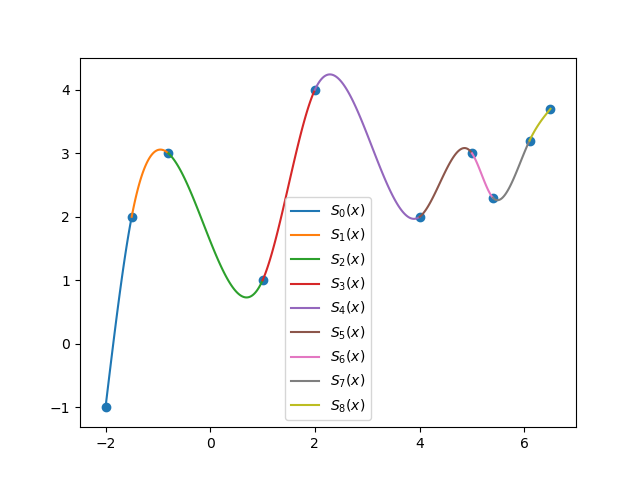

Recreate this plot in Python.
#algoritmo spline cúbico
import matplotlib.pyplot as plt
import numpy as np

def spline(x, y):
    '''
    Retorna todos os coeficientes de todos os polinomios ou seja, todos os ak, ck, dk
    '''
    n = len(x)
    a = {k: v for k, v in enumerate(y)}
    h = {k: x[k+1] - x[k] for k in range(n-1)}

    A = [[1] + [0] * (n-1)] #primeira linha da matriz
    for i in range(1, n-1):
        row = [0] * n 
        row[i-1] = h[i-1]
        row[i] = 2 * (h[i-1] + h[i])
        row[i+1] = h[i]
        A.append(row)
    A.append([0] * (n-1) + [1])

    B = [0]
    for k in range(1, n-1):
        row = 3 * (a[k+1] - a[k]) / h[k] - 3 * (a[k] - a[k-1]) / h[k-1]
        B.append(row)
    B.append(0)

    c = dict(zip(range(n), np.linalg.solve(A, B)))

    b = {}
    d = {}
    for k in range(n-1):
        b[k] = (1/h[k]) * (a[k+1] - a[k]) - (h[k]/3) * (2*c[k]+c[k+1])
        d[k] = (c[k+1] - c[k])/(3*h[k])

    s = {}
    for k in range(n-1):
        eq = f'{a[k]}{b[k]:+}*(x{-x[k]:+}){c[k]:+}*(x{-x[k]:+})**2{d[k]:+}*(x{-x[k]:+})**3'
        s[k] = {'eq': eq, 'domain': [x[k], x[k+1]]}

    return s


#pontos: (1, 1), (2, 4), (4, 2), (5, 3)
x = [-2, -1.5, -0.8, 1, 2, 4, 5, 5.4, 6.1, 6.5]
y = [-1, 2, 3, 1, 4, 2, 3, 2.3, 3.2, 3.7]

eqs = spline(x, y)
print(eqs)

for key, value in eqs.items():
    def p(x):
        return eval(value['eq'])
    t = np.linspace(*value['domain'], 100)
    plt.plot(t, p(t), label=f"$S_{key}(x)$")

plt.scatter(x,y)
plt.legend()
plt.savefig('spline.png')



